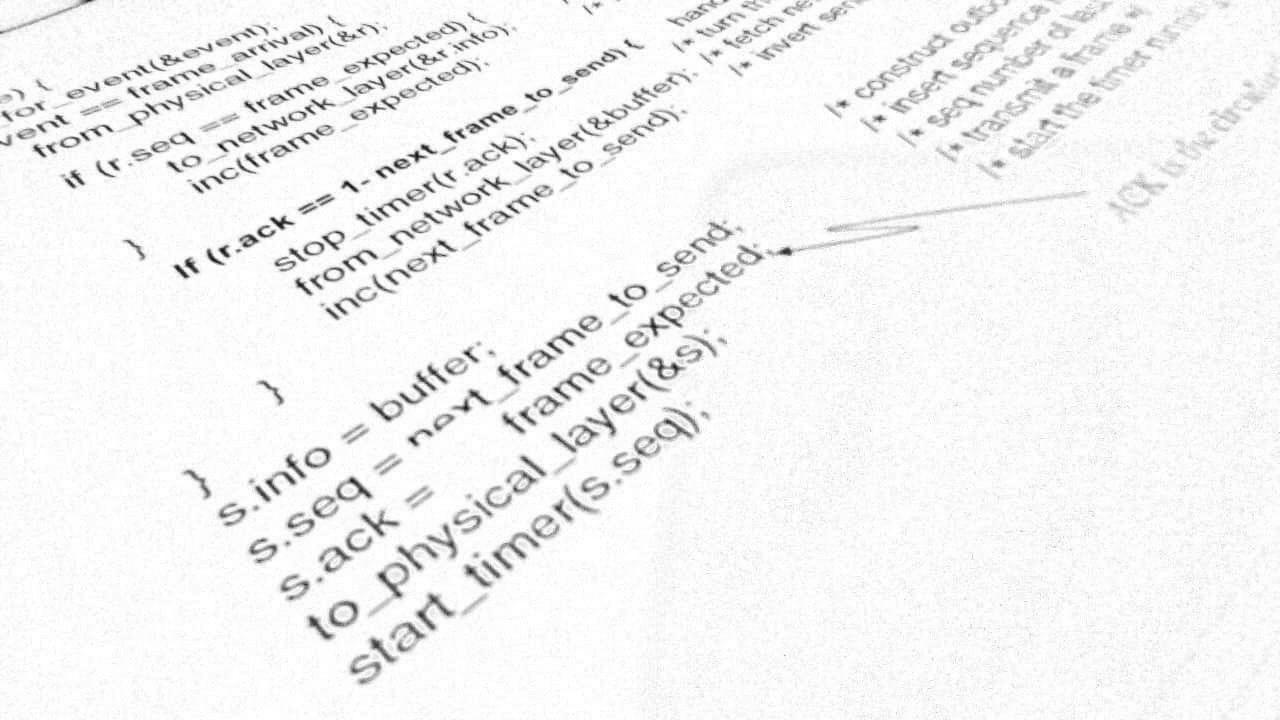
#> input picture test_cases/5a_shadow.jpeg, 1280 x 720 px
$ jupyter execute Binarization.ipynb   (shell and % lines are left out)
#> lines starting #> are read from the running program, lines starting #| are printed output that depends on the picture; after the words box and inside, x2 and y2 are one past the last pixel; in counts of white or black regions, pixels touching at a corner belong together
#> further down, my_final_img is the input picture: shape (720, 1280); min 0, max 255, mean 243.4
### commonfunctions.py


import skimage.io as io
import cv2
import matplotlib.pyplot as plt
import numpy as np
from skimage.exposure import histogram
from matplotlib.pyplot import bar
from skimage.color import rgb2gray,rgb2hsv
from skimage.filters import threshold_otsu


# Convolution:
from scipy.signal import convolve2d
from scipy import fftpack
import math
import os


from skimage.util import random_noise
from skimage.filters import median
from skimage.feature import canny

from skimage.transform import hough_line, hough_line_peaks
from skimage.feature import canny
from skimage import data

import matplotlib.pyplot as plt
from matplotlib import cm

from mpl_toolkits.mplot3d import Axes3D  # noqa: F401 unused import

import matplotlib.pyplot as plt
from matplotlib import cm
from skimage.morphology import binary_erosion, binary_dilation, binary_closing,skeletonize, thin
from matplotlib.ticker import LinearLocator, FormatStrFormatter
import numpy as np

import math
from skimage.transform import rotate

# Edges
from skimage.filters import sobel_h, sobel, sobel_v,roberts, prewitt

# Show the figures / plots inside the notebook
def show_images(images,titles=None):
    #This function is used to show image(s) with titles by sending an array of images and an array of associated titles.
    # images[0] will be drawn with the title titles[0] if exists
    # You aren't required to understand this function, use it as-is.
    n_ims = len(images)
    if titles is None: titles = ['(%d)' % i for i in range(1,n_ims + 1)]
    fig = plt.figure()
    n = 1
    for image,title in zip(images,titles):
        a = fig.add_subplot(1,n_ims,n)
        if image.ndim == 2:
            plt.gray()
        plt.imshow(image)
        a.set_title(title)
        plt.axis('off')
        n += 1
    fig.set_size_inches(np.array(fig.get_size_inches()) * n_ims)
    plt.show()


# [43 lines left out: functions show_3d_image, show_3d_image_filtering_in_freq, showHist, not called in this run]

### Binarization.ipynb
[cell 1]
from commonfunctions import *
import skimage

[cell 2]
from skimage.filters import threshold_otsu

def paper_binary_transfer(gray_image): # gray-scale from 0-1
    return_image = np.copy(gray_image)
    thresh = threshold_otsu(return_image)
#> thresh = 199
    for i in range(0,gray_image.shape[0]):
        for j in range(0,gray_image.shape[1]):
            if gray_image[i][j] > thresh :
                return_image[i][j] =1
            else :
                return_image[i][j] =0
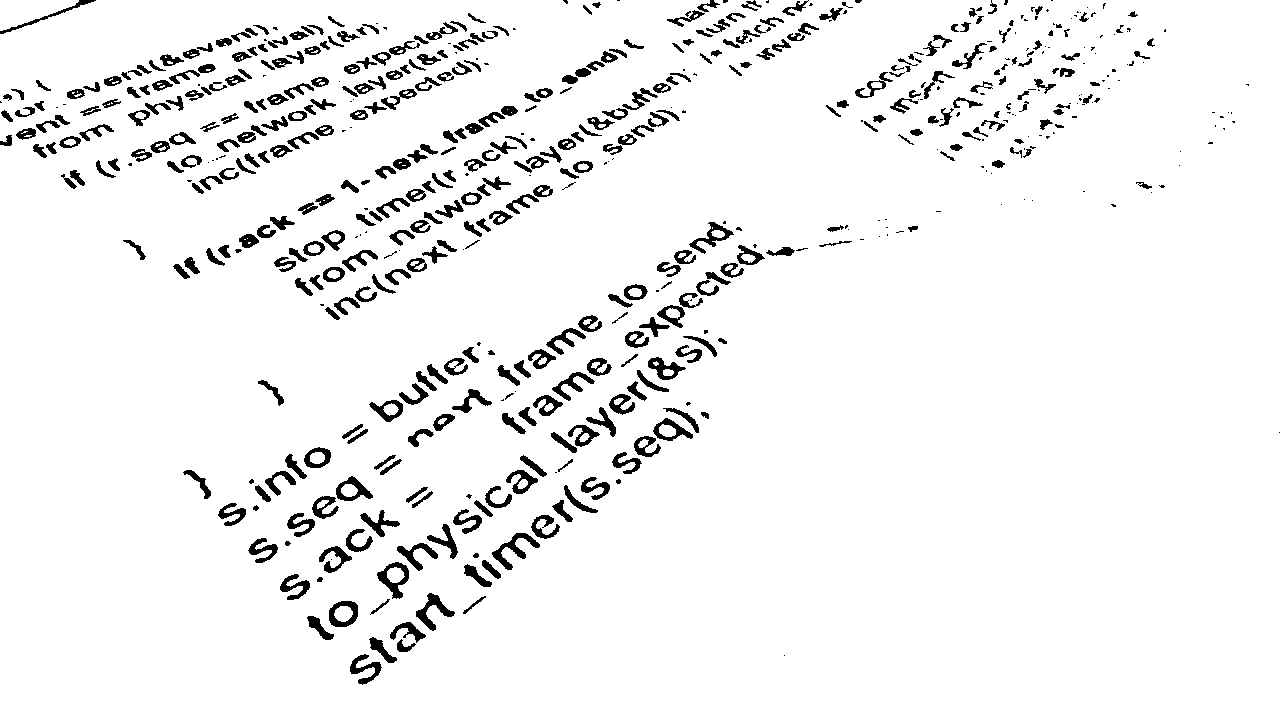
#> return_image: shape (720, 1280); values 0 (black) and 1 (white), 94.5% white; 595 black regions (182 under 20 px), largest, box (x1, y1, x2, y2) and area: (492, 533, 540, 570) 528, (416, 593, 455, 631) 479, (377, 562, 409, 599) 474

    return return_image

[cell 3]
import cv2
my_final_img = io.imread('test_cases/5a_shadow.jpeg', -1)
my_final_img = paper_binary_transfer(rgb2gray(my_final_img))
show_images([my_final_img])
#> in show_images, `n_ims = len(images)`: n_ims = 1
#> the loop in show_images, `for image,title in zip(images,titles):` made 1 pass
#> (title, n) on pass 1: ('(1)', 2)
#> after the loop in show_images, `for image,title in zip(images,titles):`: n = 2
io.imsave("test_cases/5a_shadow_binarize.jpeg",np.array((my_final_img*255).astype(np.uint8)))
